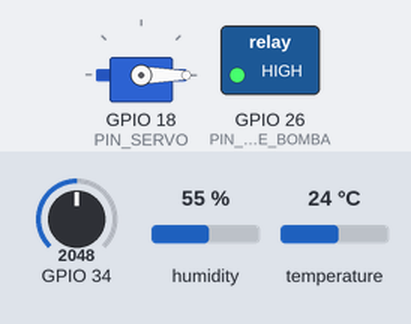
Bench run of a program on a simulated ESP32. Parts: servo, switched loads named in the program (green lamp = pin HIGH). Inputs (shaded band) come from the test bench; at power-on: temperature 24 °C, GPIO 34 = 2048, humidity 55 % (analog values on the 0–4095 scale). WiFi joins after 1.5 s; servers stay silent unless stated; no MQTT or app messages arrive unless stated; what the program prints to the serial monitor is not drawn.

Above: at 3.0 s.
3.1 s: temperature set to 29 °C
11.7 s: temperature set to 32 °C
At 15.9 s:
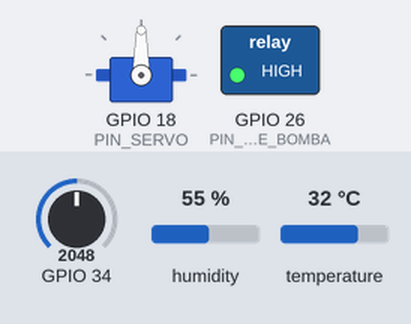
16.3 s: GPIO 34 set to 2443
20.0 s: GPIO 34 set to 2539
At 21.6 s:
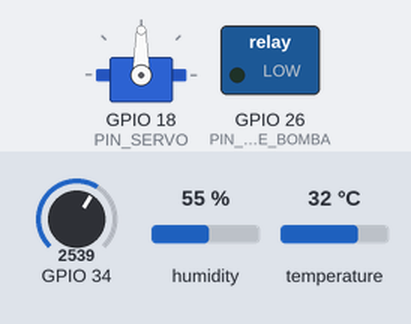
22.3 s: temperature set to 28 °C
28.0 s: temperature set to 25 °C
At 31.6 s:
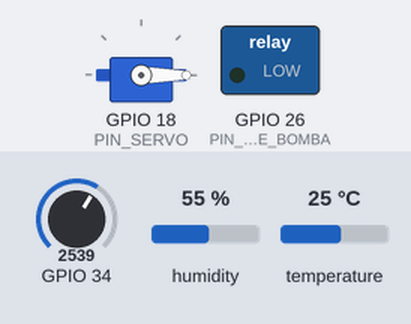
Timing chart, 0 to 33.1 s (numbered marks = the images above; inputs shaded):
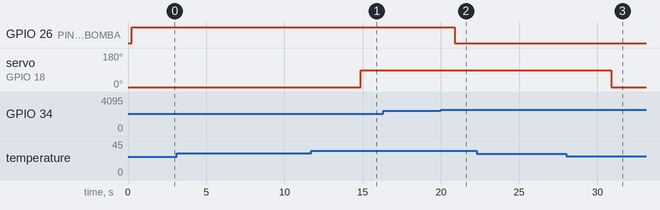

The program:

main.cpp
```cpp
/**
 * @file main.cpp
 * @brief Punto de entrada principal del firmware.
 *        Implementa el bucle principal no bloqueante usando millis().
 *        Coordina todos los módulos del sistema: sensores, actuadores,
 *        control automático, WiFi, MQTT y publicación IoT.
 *
 * @project  Sistema IoT - Monitoreo y Control de Cultivo de Hortalizas
 * @platform ESP32-WROOM-32
 * @framework Arduino + PlatformIO
 * @version  1.0.0
 * @date     2026
 * @author   Ingeniería Mecatrónica - Sistemas Embebidos
 *
 * @details  Arquitectura de temporización no bloqueante:
 *           Cada tarea tiene su propia marca de tiempo (lastXxx) y su
 *           intervalo (INTERVAL_XXX_MS). El bucle loop() evalúa en cada
 *           iteración si ha transcurrido el tiempo suficiente para ejecutar
 *           cada tarea, sin usar delay().
 */

#include <Arduino.h>
#include "config.h"
#include "wifi_manager.h"
#include "mqtt_manager.h"
#include "sensor_manager.h"
#include "actuator_manager.h"
#include "control_manager.h"
#include "iot_manager.h"

// ============================================================
//  Marcas de tiempo para temporización no bloqueante
// ============================================================
static unsigned long lastSensorRead   = 0;
static unsigned long lastPublish      = 0;
static unsigned long lastControlLoop  = 0;
static unsigned long lastWiFiCheck    = 0;
static unsigned long lastMQTTCheck    = 0;
static unsigned long lastHeartbeat    = 0;

// ============================================================
//  setup() — Inicialización del sistema
// ============================================================
void setup() {
    Serial.begin(SERIAL_BAUD_RATE);
    delay(200);  // Pequeño retardo para estabilizar Serial

    // --- Encabezado de arranque ---
    Serial.println();
    Serial.println(F("╔══════════════════════════════════════════╗"));
    Serial.println(F("║   Sistema IoT - Cultivo de Hortalizas   ║"));
    Serial.println(F("║   ESP32-WROOM-32  |  PlatformIO         ║"));
    Serial.println(F("║   Ingeniería Mecatrónica                ║"));
    Serial.println(F("╚══════════════════════════════════════════╝"));
    Serial.printf ("[CONFIG] Firmware v%s\n", FIRMWARE_VERSION);
    Serial.printf ("[CONFIG] Proyecto: %s\n\n", PROYECTO_NOMBRE);

    // --- Inicialización de módulos (orden de dependencias) ---
    // 1. Actuadores primero → estado seguro (bomba OFF, servo cerrado)
    initActuators();

    // 2. Sensores
    initSensors();

    // 3. Lógica de control (modo AUTO por defecto)
    initControl();

    // 4. Conectar a WiFi
    connectWiFi();

    // 5. Inicializar cliente MQTT y conectar al broker
    initMQTT();
    connectMQTT();

    Serial.println(F("\n[SISTEMA] ✓ Inicialización completada. Sistema operativo.\n"));
}

// ============================================================
//  loop() — Bucle principal no bloqueante
// ============================================================
void loop() {
    unsigned long now = millis();

    // --- 1. Verificación periódica de conexión WiFi ---
    if (now - lastWiFiCheck >= INTERVAL_WIFI_CHECK_MS) {
        lastWiFiCheck = now;
        checkWiFiConnection();
    }

    // --- 2. Verificación periódica de conexión MQTT ---
    if (now - lastMQTTCheck >= INTERVAL_MQTT_CHECK_MS) {
        lastMQTTCheck = now;
        checkMQTTConnection();
    }

    // --- 3. Procesamiento de mensajes MQTT entrantes (PubSubClient loop) ---
    processMQTT();

    // --- 4. Lectura periódica de sensores ---
    if (now - lastSensorRead >= INTERVAL_SENSOR_MS) {
        lastSensorRead = now;
        readSensors();
        printSensorData();  // Reporte en monitor serial
    }

    // --- 5. Bucle de control automático (histéresis) ---
    if (now - lastControlLoop >= INTERVAL_CONTROL_MS) {
        lastControlLoop = now;
        runAutomaticControl();
    }

    // --- 6. Publicación periódica de datos IoT por MQTT ---
    if (now - lastPublish >= INTERVAL_PUBLISH_MS) {
        lastPublish = now;
        publishIoTData();
    }

    // --- 7. Heartbeat de sistema (presencia en línea) ---
    if (now - lastHeartbeat >= INTERVAL_HEARTBEAT_MS) {
        lastHeartbeat = now;
        publishSystemStatus();
    }
}
```

actuator_manager.h
```cpp
/**
 * @file actuator_manager.h
 * @brief Interfaz del módulo de control de actuadores.
 *        Gestiona el relé (bomba de riego) y el servomotor MG995 (control térmico).
 *        Expone funciones de alto nivel desacopladas de la lógica de control.
 *
 * @project  Sistema IoT - Cultivo de Hortalizas
 * @platform ESP32-WROOM-32
 * @version  1.0.0
 */

#pragma once

class String;

/**
 * @brief Inicializa el relé (OUTPUT, apagado por defecto) y el servo MG995.
 *        El servo se posiciona en SERVO_POS_CERRADO al iniciar.
 */
void initActuators();

/**
 * @brief Activa o desactiva la bomba de riego a través del relé.
 * @param encender true para encender la bomba, false para apagarla.
 */
void setPump(bool encender);

/**
 * @brief Mueve el servomotor MG995 a la posición angular indicada.
 * @param angulo Ángulo en grados (0–180°). Se limita al rango válido.
 */
void setServoPosition(int angulo);

/**
 * @brief Retorna el estado actual de la bomba de riego.
 * @return true si la bomba está encendida.
 */
bool getPumpState();

/**
 * @brief Retorna la posición angular actual del servomotor.
 * @return int Ángulo en grados (0–180).
 */
int getServoAngle();

/**
 * @brief Retorna el estado del servo como cadena de texto ("ABIERTO" / "CERRADO").
 * @return String Descripción del estado del servo.
 */
String getServoStateString();
```

control_manager.h
```cpp
/**
 * @file control_manager.h
 * @brief Interfaz del módulo de lógica de control automático.
 *        Implementa el control de riego y control térmico con histéresis.
 *        Soporta modo automático y modo manual (comandado por MQTT).
 *
 * @project  Sistema IoT - Cultivo de Hortalizas
 * @platform ESP32-WROOM-32
 * @version  1.0.0
 */

#pragma once

#include <Arduino.h>

/**
 * @brief Estados posibles del sistema de riego (máquina de estados).
 */
enum class IrrigationState {
    IDLE,       // Suelo con humedad suficiente, bomba apagada
    WATERING,   // Bomba activa, regando
    MANUAL      // Control manual desde Node-RED (ignora automático)
};

/**
 * @brief Estados posibles del sistema de control térmico (máquina de estados).
 */
enum class ThermalState {
    NORMAL,      // Temperatura dentro del rango aceptable, servo cerrado
    VENTILATING, // Temperatura alta, servo abierto (ventilando)
    MANUAL       // Control manual desde Node-RED
};

/**
 * @brief Inicializa las variables de estado del control y el modo de operación.
 *        Por defecto, el sistema inicia en modo AUTOMÁTICO.
 */
void initControl();

/**
 * @brief Ejecuta el ciclo de control automático con histéresis.
 *        Evalúa sensores y actúa sobre bomba y servo según umbrales.
 *        No tiene efecto si el sistema está en modo manual.
 */
void runAutomaticControl();

/**
 * @brief Establece el modo de operación del sistema.
 * @param modoAuto true para modo automático, false para modo manual.
 */
void setAutoMode(bool modoAuto);

/**
 * @brief Retorna true si el sistema está en modo automático.
 */
bool isAutoMode();

/**
 * @brief Retorna el estado actual del sistema de riego.
 */
IrrigationState getIrrigationState();

/**
 * @brief Retorna el estado actual del sistema de control térmico.
 */
ThermalState getThermalState();

/**
 * @brief Retorna el modo de operación como cadena ("AUTO" / "MANUAL").
 */
String getModeString();
```

iot_manager.h
```cpp
/**
 * @file iot_manager.h
 * @brief Interfaz del módulo de gestión IoT.
 *        Responsable de la serialización de datos a JSON, publicación de
 *        telemetría MQTT y procesamiento de comandos entrantes desde Node-RED.
 *
 * @project  Sistema IoT - Cultivo de Hortalizas
 * @platform ESP32-WROOM-32
 * @version  1.0.0
 */

#pragma once

#include <Arduino.h>

/**
 * @brief Serializa todos los datos del sistema (sensores + actuadores + modo)
 *        en formato JSON y los publica en los tópicos MQTT configurados.
 *
 *        Formato JSON publicado en TOPIC_SENSORES:
 *        {
 *          "temperatura": 28.5,
 *          "humedad_aire": 71.0,
 *          "humedad_sustrato": 43.0,
 *          "bomba_riego": "ON",
 *          "control_termico": "OFF",
 *          "modo": "AUTO",
 *          "timestamp": 12345678
 *        }
 */
void publishIoTData();

/**
 * @brief Procesa un comando MQTT recibido desde Node-RED.
 *        Despacha la acción correspondiente según el tópico y el payload JSON.
 *
 * @param topic   Tópico MQTT del mensaje recibido.
 * @param payload Payload JSON del mensaje (cadena terminada en null).
 */
void handleMQTTCommand(const String& topic, const String& payload);

/**
 * @brief Publica el estado actual del sistema completo (heartbeat con estado).
 *        Utilizado para que Node-RED detecte si el ESP32 está en línea.
 */
void publishSystemStatus();
```

mqtt_manager.h
```cpp
/**
 * @file mqtt_manager.h
 * @brief Interfaz del módulo de gestión MQTT.
 *        Administra la conexión al broker Mosquitto, suscripción a tópicos
 *        de comandos, publicación de telemetría y procesamiento del loop MQTT.
 *
 * @project  Sistema IoT - Cultivo de Hortalizas
 * @platform ESP32-WROOM-32
 * @version  1.0.0
 */

#pragma once

#include <Arduino.h>

/**
 * @brief Inicializa el cliente MQTT: configura broker, puerto y función de callback.
 *        Debe llamarse después de que WiFi esté conectado.
 */
void initMQTT();

/**
 * @brief Intenta conectar al broker MQTT y suscribe a los tópicos de comandos.
 *        Reporta estado por Serial.
 */
void connectMQTT();

/**
 * @brief Verifica el estado MQTT y reconecta si es necesario (no bloqueante).
 *        Debe llamarse periódicamente desde el bucle principal.
 */
void checkMQTTConnection();

/**
 * @brief Procesa el loop interno de PubSubClient (recepción de mensajes).
 *        Debe llamarse en cada iteración del loop principal.
 */
void processMQTT();

/**
 * @brief Publica un mensaje en un tópico MQTT con QoS 0.
 * @param topic  Tópico MQTT destino.
 * @param payload Cadena JSON o texto a publicar.
 * @return true si el mensaje fue publicado exitosamente.
 */
bool publishMQTT(const char* topic, const String& payload);

/**
 * @brief Retorna true si el cliente MQTT está actualmente conectado al broker.
 */
bool isMQTTConnected();

/**
 * @brief Callback interno invocado por PubSubClient al recibir un mensaje.
 *        Despacha el mensaje al módulo IoT para su procesamiento.
 */
void onMQTTMessage(char* topic, byte* payload, unsigned int length);
```

sensor_manager.h
```cpp
/**
 * @file sensor_manager.h
 * @brief Interfaz del módulo de gestión de sensores.
 *        Maneja la adquisición de datos del DHT11 (temperatura y humedad de aire)
 *        y del sensor capacitivo de humedad de suelo. Incluye validación de lecturas.
 *
 * @project  Sistema IoT - Cultivo de Hortalizas
 * @platform ESP32-WROOM-32
 * @version  1.0.0
 */

#pragma once

#include <Arduino.h>

/**
 * @brief Estructura que agrupa todas las lecturas de sensores del sistema.
 */
struct SensorData {
    float   temperatura;           // °C — temperatura ambiente (DHT11)
    float   humedadAire;           // %  — humedad relativa del aire (DHT11)
    float   humedadSustrato;       // %  — humedad del suelo (HW-080 resistivo)
    int     humedadSueloAdcRaw;    // ADC crudo promediado (0–4095), útil para depuración
    bool    temperaturaValida;
    bool    humedadAireValida;
    bool    humedadSustratoValida;
};

/**
 * @brief Inicializa el sensor DHT11 y configura el pin ADC del sensor de suelo.
 */
void initSensors();

/**
 * @brief Lee todos los sensores y actualiza el estado interno.
 *        Valida rangos antes de almacenar la lectura.
 */
void readSensors();

/**
 * @brief Retorna la última lectura validada de todos los sensores.
 * @return SensorData Estructura con todos los valores.
 */
SensorData getSensorData();

/**
 * @brief Imprime los datos de sensores por el puerto Serial (formato tabla).
 *        Útil para depuración y monitoreo local.
 */
void printSensorData();

/**
 * @brief Convierte el valor ADC crudo del sensor capacitivo a porcentaje de humedad.
 * @param adcRaw Valor ADC sin procesar (0–4095 para 12 bits).
 * @return float Porcentaje de humedad del suelo (0.0–100.0 %).
 */
float mapSoilMoisture(int adcRaw);
```

wifi_manager.h
```cpp
/**
 * @file wifi_manager.h
 * @brief Interfaz del módulo de gestión de conexión WiFi.
 *        Provee conexión inicial, monitoreo de estado y reconexión automática
 *        sin bloquear el bucle principal.
 *
 * @project  Sistema IoT - Cultivo de Hortalizas
 * @platform ESP32-WROOM-32
 * @version  1.0.0
 */

#pragma once

#include <Arduino.h>

/**
 * @brief Intenta conectar al punto de acceso WiFi configurado en config.h.
 *        Espera hasta WIFI_TIMEOUT_MS milisegundos. Reporta estado por Serial.
 */
void connectWiFi();

/**
 * @brief Verifica el estado de la conexión WiFi y reconecta si es necesario.
 *        Debe llamarse periódicamente desde el bucle principal (no bloqueante).
 */
void checkWiFiConnection();

/**
 * @brief Retorna true si el ESP32 está actualmente conectado a WiFi.
 * @return bool Estado de conexión WiFi.
 */
bool isWiFiConnected();

/**
 * @brief Obtiene la dirección IP local asignada por DHCP como String.
 * @return String IP local (ej: "192.168.1.105") o "No conectado".
 */
String getLocalIP();
```

actuator_manager.cpp
```cpp
/**
 * @file actuator_manager.cpp
 * @brief Implementación del módulo de control de actuadores.
 *        Controla el relé de la bomba de riego y el servomotor MG995
 *        de forma segura e independiente de la lógica de control.
 *
 * @project  Sistema IoT - Cultivo de Hortalizas
 * @platform ESP32-WROOM-32
 * @version  1.0.0
 *
 * @note SEGURIDAD ELÉCTRICA:
 *       - El relé se usa con lógica activa en LOW (LOW=ENCENDIDO para la mayoría
 *         de módulos de relé optoacoplados). Verificar con tu módulo.
 *       - El servo MG995 debe alimentarse con fuente externa 5V (no del ESP32).
 *       - GND de fuente externa debe compartirse con GND del ESP32.
 */

#include <Arduino.h>
#include "config.h"
#include <ESP32Servo.h>

// ============================================================
//  Objeto servo y variables de estado (alcance de archivo)
// ============================================================
static Servo servoMotor;
static bool  pumpState    = false;
static int   servoAngle   = SERVO_POS_CERRADO;

// Ajuste de lógica del relé: muchos módulos de relé de 5V son activos en LOW
// (LOW = relé activado). Cambiar a false si tu módulo es activo en HIGH.
static const bool RELE_ACTIVO_LOW = true;

// ============================================================
//  Función auxiliar interna
// ============================================================
static void writeRelay(bool encender) {
    if (RELE_ACTIVO_LOW) {
        digitalWrite(PIN_RELE_BOMBA, encender ? LOW : HIGH);
    } else {
        digitalWrite(PIN_RELE_BOMBA, encender ? HIGH : LOW);
    }
}

// ============================================================
//  initActuators
// ============================================================
void initActuators() {
    // Relé: configurar como salida y apagar inmediatamente (estado seguro)
    pinMode(PIN_RELE_BOMBA, OUTPUT);
    writeRelay(false);  // Bomba apagada al arrancar

    // Servo MG995: asignar canales PWM del ESP32Servo
    ESP32PWM::allocateTimer(0);
    ESP32PWM::allocateTimer(1);
    ESP32PWM::allocateTimer(2);
    ESP32PWM::allocateTimer(3);

    servoMotor.setPeriodHertz(50);             // 50 Hz estándar para servos
    servoMotor.attach(PIN_SERVO, 500, 2400);   // Pulso MG995: 500µs–2400µs
    servoMotor.write(SERVO_POS_CERRADO);       // Posición inicial: cerrado
    servoAngle = SERVO_POS_CERRADO;

    Serial.printf("[ACT] Relé (bomba) en GPIO%d — Estado: APAGADO\n", PIN_RELE_BOMBA);
    Serial.printf("[ACT] Servo MG995 en GPIO%d — Posición: %d°\n",
                  PIN_SERVO, SERVO_POS_CERRADO);
}

// ============================================================
//  setPump
// ============================================================
void setPump(bool encender) {
    if (pumpState == encender) {
        return;  // Sin cambio de estado → no actuar (evita escrituras innecesarias)
    }

    pumpState = encender;
    writeRelay(encender);

    Serial.printf("[ACT] Bomba de riego: %s\n", encender ? "ENCENDIDA" : "APAGADA");
}

// ============================================================
//  setServoPosition
// ============================================================
void setServoPosition(int angulo) {
    // Limitar ángulo al rango válido del servo MG995
    angulo = constrain(angulo, 0, 180);

    if (servoAngle == angulo) {
        return;  // Sin cambio de posición → no mover
    }

    servoAngle = angulo;
    servoMotor.write(angulo);

    Serial.printf("[ACT] Servo movido a: %d° (%s)\n",
                  angulo,
                  angulo >= SERVO_POS_ABIERTO ? "ABIERTO" : "CERRADO");
}

// ============================================================
//  Getters de estado
// ============================================================
bool getPumpState() {
    return pumpState;
}

int getServoAngle() {
    return servoAngle;
}

String getServoStateString() {
    return (servoAngle >= SERVO_POS_ABIERTO) ? String("ABIERTO") : String("CERRADO");
}
```

Source omitted: control_manager.cpp (7136 bytes), iot_manager.cpp (7417 bytes), mqtt_manager.cpp (4788 bytes), sensor_manager.cpp (10871 bytes), wifi_manager.cpp (2219 bytes), config.h (7590 bytes)

Measured:
- the behaviour switches between 30 and 31 °C on temperature (found by bisection; images 0 and 1)
- the behaviour switches between 2505 and 2506 on GPIO 34 (found by bisection; images 1 and 2)
- the behaviour switches between 27 and 26 °C on temperature (found by bisection; images 2 and 3)
- after the input at 3.1 s, every drawn part: stays the same
- after the input at 11.7 s, servo on GPIO 18 (PIN_SERVO): 0° → 90° after 3.2 s
- after the input at 16.3 s, every drawn part: stays the same
- after the input at 20.0 s, GPIO 26 (PIN_RELE_BOMBA): HIGH → LOW after 0.88 s
- after the input at 22.3 s, every drawn part: stays the same
- after the input at 28.0 s, servo on GPIO 18 (PIN_SERVO): 90° → 0° after 2.9 s
